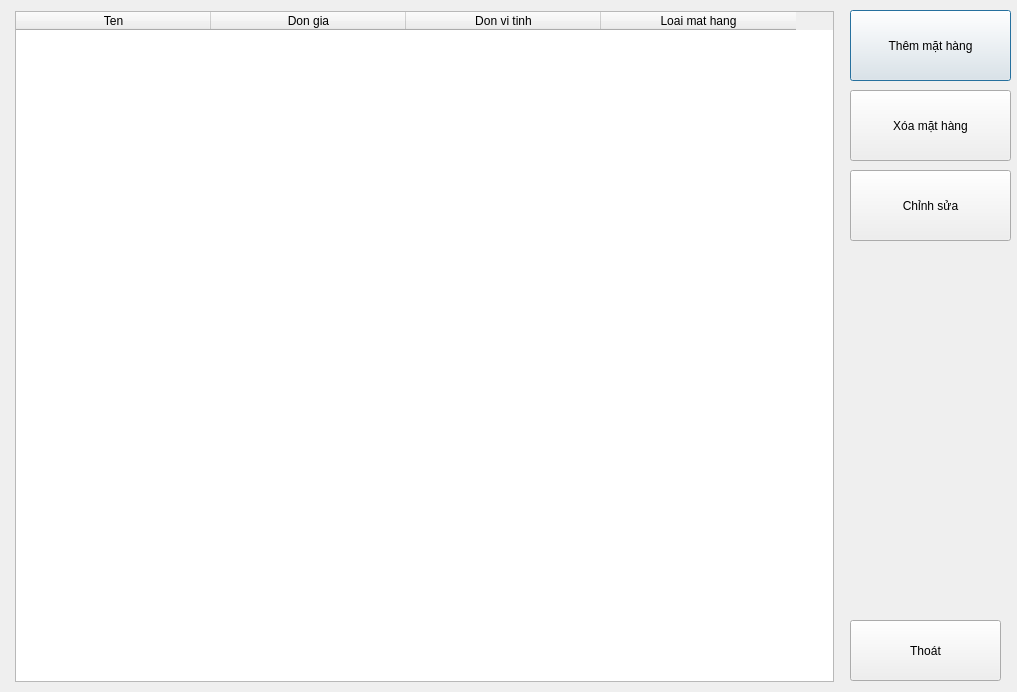
<?xml version="1.0" encoding="UTF-8"?>
<ui version="4.0">
 <class>EditForm</class>
 <widget class="QDialog" name="EditForm">
  <property name="geometry">
   <rect>
    <x>0</x>
    <y>0</y>
    <width>1017</width>
    <height>692</height>
   </rect>
  </property>
  <property name="windowTitle">
   <string>Dialog</string>
  </property>
  <widget class="QPushButton" name="addButton">
   <property name="geometry">
    <rect>
     <x>850</x>
     <y>10</y>
     <width>161</width>
     <height>71</height>
    </rect>
   </property>
   <property name="text">
    <string>Thêm mặt hàng</string>
   </property>
  </widget>
  <widget class="QPushButton" name="minusButton">
   <property name="geometry">
    <rect>
     <x>850</x>
     <y>90</y>
     <width>161</width>
     <height>71</height>
    </rect>
   </property>
   <property name="text">
    <string>Xóa mặt hàng</string>
   </property>
  </widget>
  <widget class="QPushButton" name="editButton">
   <property name="geometry">
    <rect>
     <x>850</x>
     <y>170</y>
     <width>161</width>
     <height>71</height>
    </rect>
   </property>
   <property name="text">
    <string>Chỉnh sửa</string>
   </property>
  </widget>
  <widget class="QPushButton" name="exitButton">
   <property name="geometry">
    <rect>
     <x>850</x>
     <y>620</y>
     <width>151</width>
     <height>61</height>
    </rect>
   </property>
   <property name="text">
    <string>Thoát</string>
   </property>
  </widget>
  <widget class="QTableWidget" name="monHangTable">
   <property name="geometry">
    <rect>
     <x>15</x>
     <y>11</y>
     <width>819</width>
     <height>671</height>
    </rect>
   </property>
   <property name="editTriggers">
    <set>QAbstractItemView::NoEditTriggers</set>
   </property>
   <property name="alternatingRowColors">
    <bool>true</bool>
   </property>
   <property name="selectionBehavior">
    <enum>QAbstractItemView::SelectRows</enum>
   </property>
   <attribute name="horizontalHeaderDefaultSectionSize">
    <number>195</number>
   </attribute>
   <column>
    <property name="text">
     <string>Ten</string>
    </property>
   </column>
   <column>
    <property name="text">
     <string>Don gia</string>
    </property>
   </column>
   <column>
    <property name="text">
     <string>Don vi tinh</string>
    </property>
   </column>
   <column>
    <property name="text">
     <string>Loai mat hang</string>
    </property>
   </column>
  </widget>
 </widget>
 <resources/>
 <connections/>
</ui>
